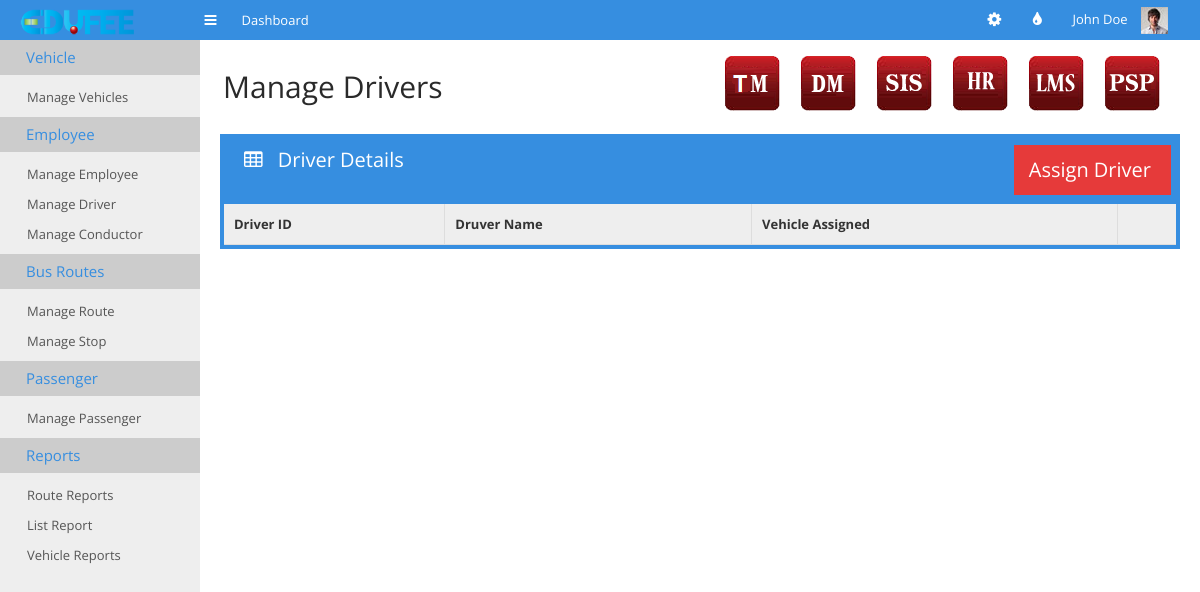
/tm-manage-driver.php, run on an earlier commit of the app's database.
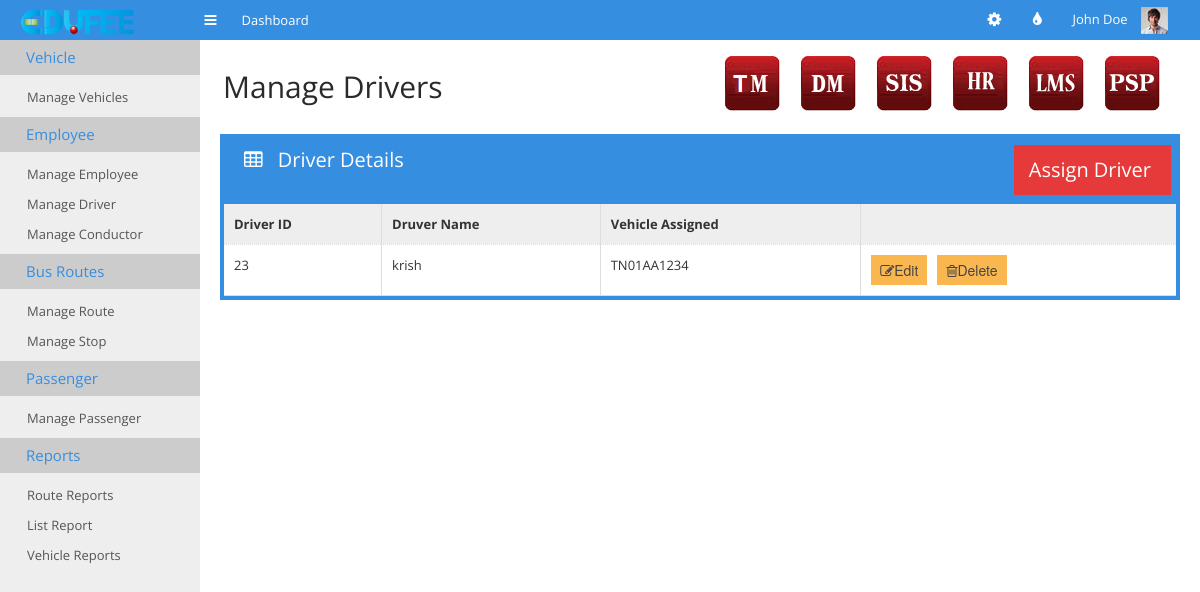
And on a later commit of the database.
### tables this page shows
CREATE TABLE IF NOT EXISTS `tm_employee` (
  `id` int(11) NOT NULL,
  `role` text,
  `name` text,
  `license_number` text,
  `expiry` date DEFAULT NULL,
  `employee_status` text,
  `verification` text,
  `vehicle` text,
  PRIMARY KEY (`id`)
);

### tm-manage-driver.php (the view, shortened to what the changed rows need)
<!doctype html>
<html>
<head>
    <link rel="stylesheet" href="css/bootstrap.min.css">
    <link rel="stylesheet" href="css/bootstrap-responsive.min.css">
    <link rel="stylesheet" href="css/plugins/jquery-ui/smoothness/jquery-ui.css">
    <link rel="stylesheet" href="css/plugins/jquery-ui/smoothness/jquery.ui.theme.css">
    <link rel="stylesheet" href="css/style.css">
    <link rel="stylesheet" href="css/themes.css">
</head>
<body>
<div class="container-fluid" id="content">
    <div id="main">
        <div class="container-fluid">
            <div class="page-header">
                <div class="pull-left">
                    <h1>Manage Drivers</h1>
                </div>
            </div>
            <div class="row-fluid">
                <div class="span12">
                    <div class="box box-color box-bordered">
                        <div class="box-content nopadding">
                            <table class="table table-hover table-nomargin table-bordered">
                                <thead>
                                <tr>
                                    <th>Driver ID</th>
                                    <th>Druver Name</th>
                                    <th class='hidden-350'>Vehicle Assigned</th>
                                    <th></th>
                                </tr>
                                </thead>
                                <tbody>
                                <?php
                                require_once "datas.php";
                                $dbconnection = connectSQL($dbdetails);
                                if(mysqli_connect_errno())
                                {
                                    echo "db_connection_fail";
                                }
                                else
                                {
                                    $sql="select * from tm_employee WHERE (role='driver' or role='dirverconductor') and not vehicle is NULL ";
                                    $result=mysqli_query($dbconnection,$sql);
                                    while($row=mysqli_fetch_array($result))
                                    {
                                        echo '<tr><td>'.$row['id'].'</td><td>'.$row['name'].'</td><td class="hidden-350">'
                                            .$row['vehicle'].'</td><td><button class="edit btn btn-warning" value="'.$row['id']
                                            .'"><i class="icon-edit"></i>Edit</button><span>&nbsp&nbsp</span>
                                            <button class="delete btn btn-warning" value="'.$row['id']."`".$row['vehicle']
                                            .'"><i class="icon-trash"></i>Delete</button></td></tr>';
                                    }
                                }
                                ?>
                                </tbody>
                            </table>
                        </div>
                    </div>
                </div>
            </div>
        </div>
    </div>
</body>
</html>

What changed in the data, as far as the page shows it:
added tm_employee: id "23", name "krish", vehicle "TN01AA1234"
